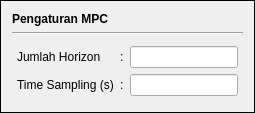
             <widget class="QFrame" name="frame">
              <property name="sizePolicy">
               <sizepolicy hsizetype="Preferred" vsizetype="Preferred">
                <horstretch>0</horstretch>
                <verstretch>0</verstretch>
               </sizepolicy>
              </property>
              <property name="frameShape">
               <enum>QFrame::Box</enum>
              </property>
              <property name="frameShadow">
               <enum>QFrame::Plain</enum>
              </property>
              <layout class="QVBoxLayout" name="verticalLayout_5">
               <property name="topMargin">
                <number>11</number>
               </property>
               <item>
                <layout class="QVBoxLayout" name="verticalLayout_3">
                 <item>
                  <widget class="QLabel" name="label_48">
                   <property name="sizePolicy">
                    <sizepolicy hsizetype="Preferred" vsizetype="Maximum">
                     <horstretch>0</horstretch>
                     <verstretch>0</verstretch>
                    </sizepolicy>
                   </property>
                   <property name="font">
                    <font>
                     <weight>75</weight>
                     <bold>true</bold>
                    </font>
                   </property>
                   <property name="text">
                    <string>Pengaturan MPC</string>
                   </property>
                  </widget>
                 </item>
                 <item>
                  <widget class="Line" name="line_4">
                   <property name="orientation">
                    <enum>Qt::Horizontal</enum>
                   </property>
                  </widget>
                 </item>
                 <item>
                  <layout class="QGridLayout" name="gridLayout">
                   <property name="leftMargin">
                    <number>5</number>
                   </property>
                   <property name="topMargin">
                    <number>5</number>
                   </property>
                   <property name="rightMargin">
                    <number>5</number>
                   </property>
                   <property name="bottomMargin">
                    <number>5</number>
                   </property>
                   <item row="0" column="1">
                    <widget class="QLabel" name="label_2">
                     <property name="text">
                      <string>:</string>
                     </property>
                    </widget>
                   </item>
                   <item row="0" column="0">
                    <widget class="QLabel" name="label">
                     <property name="text">
                      <string>Jumlah Horizon</string>
                     </property>
                    </widget>
                   </item>
                   <item row="1" column="1">
                    <widget class="QLabel" name="label_4">
                     <property name="text">
                      <string>:</string>
                     </property>
                    </widget>
                   </item>
                   <item row="1" column="0">
                    <widget class="QLabel" name="label_3">
                     <property name="text">
                      <string>Time Sampling (s)</string>
                     </property>
                    </widget>
                   </item>
                   <item row="1" column="2">
                    <widget class="QLineEdit" name="Input_sampling"/>
                   </item>
                   <item row="0" column="2">
                    <widget class="QLineEdit" name="Input_horizon"/>
                   </item>
                  </layout>
                 </item>
                </layout>
               </item>
              </layout>
             </widget>
